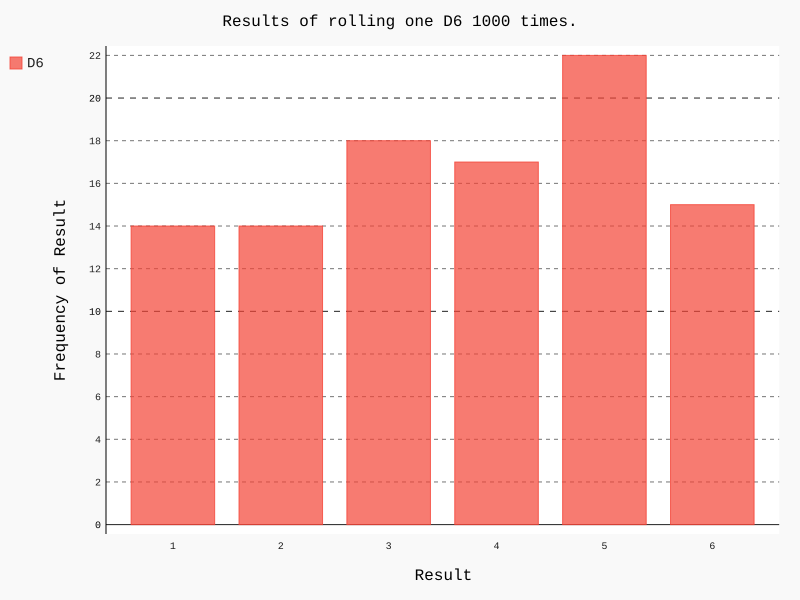

Write Python code to recreate this figure.
from die import Die
import pygal
die = Die()

results = []
for roll_num in range(100):
    result = die.roll()
    results.append(result)
print(results)


# 分析结果
frequencies = []
for value in range(1, die.num_sides+1):
    frequency = results.count(value)
    frequencies.append(frequency)
print(frequencies)

# 绘制直方图对结果进行可视化
hist = pygal.Bar() # 创建一个条形图
hist.title = "Results of rolling one D6 1000 times."
hist.x_labels = ['1', '2', '3', '4', '5', '6']
hist.x_title = "Result"
hist.y_title = "Frequency of Result"
hist.add('D6', frequencies) # 第1个参数表示要给添加的值指定的标签，第2个参数以列表的形式将出现在图表中的值
hist.render_to_file('die_visual.svg')
